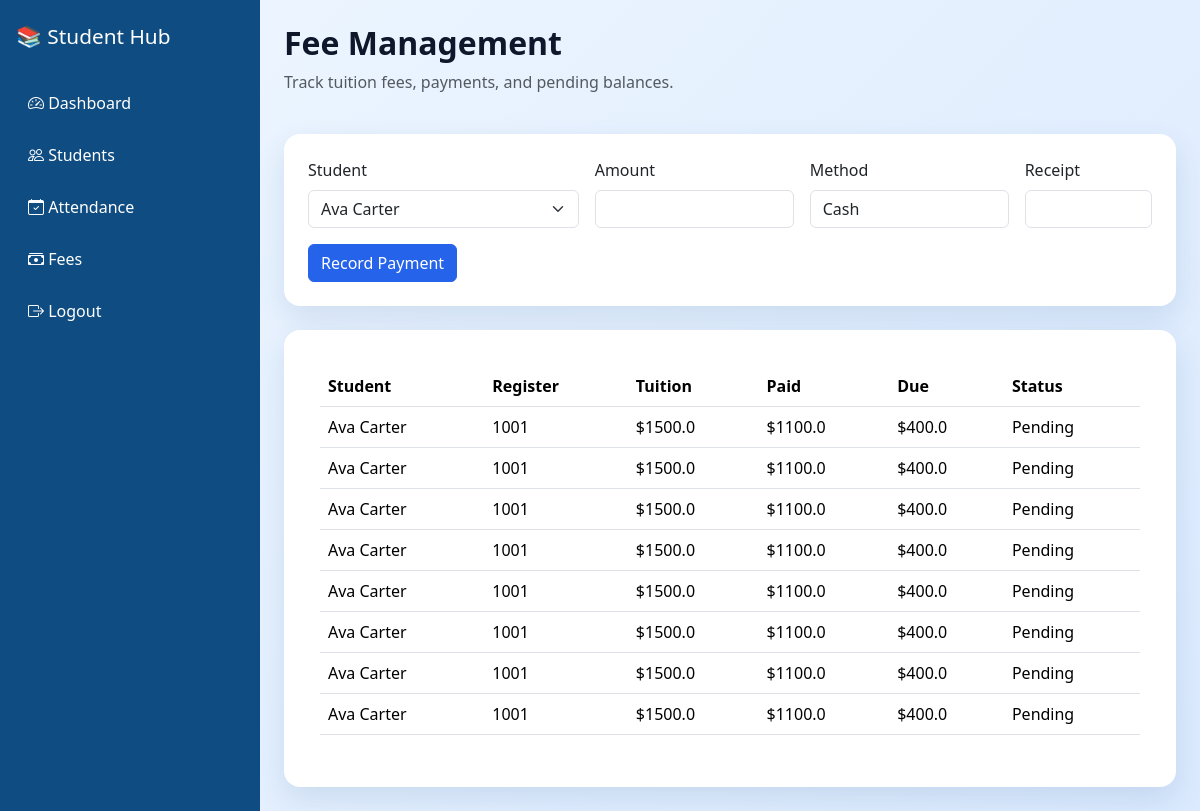
/admin/fees (signed in), run on an earlier commit of the app's database.
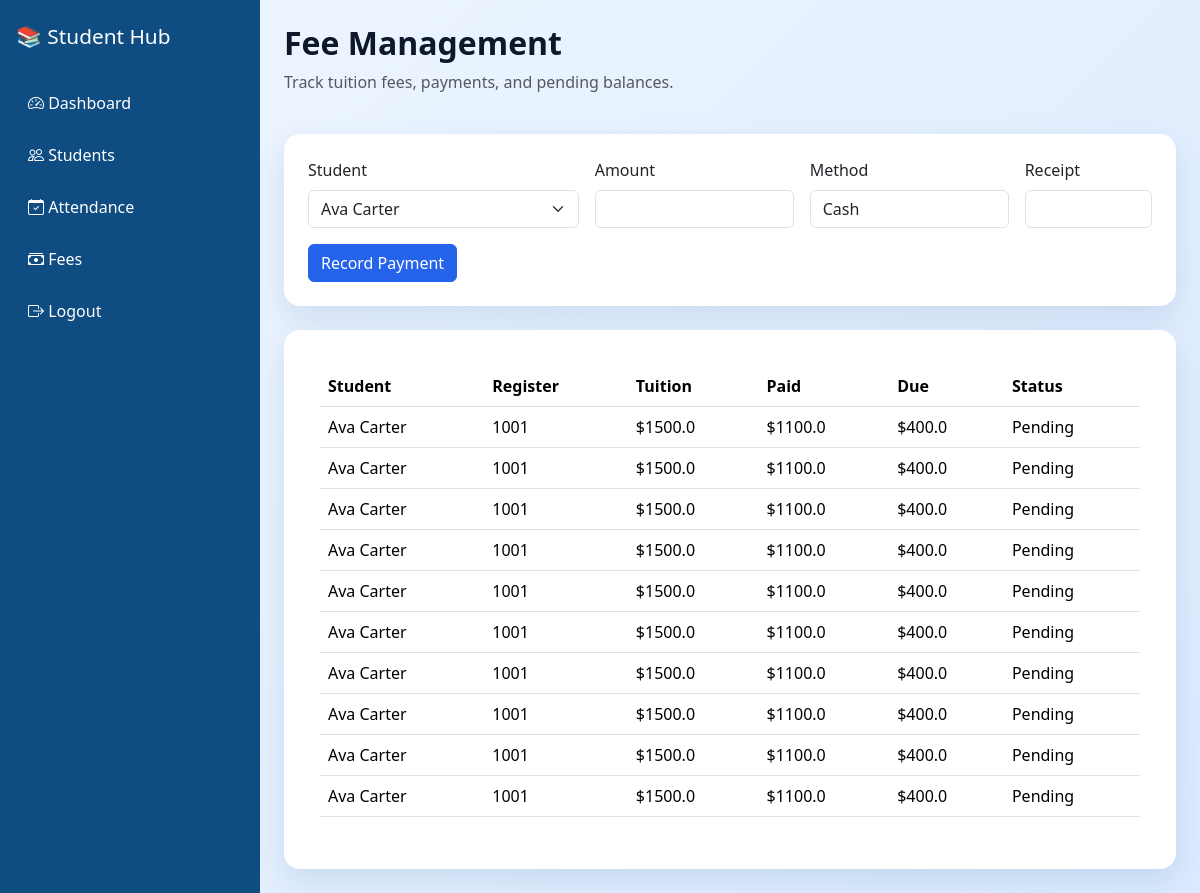
And on a later commit of the database.
### tables this page shows
CREATE TABLE fees (
            id INTEGER PRIMARY KEY AUTOINCREMENT,
            student_id INTEGER NOT NULL,
            tuition_fee REAL NOT NULL DEFAULT 0,
            due_amount REAL NOT NULL DEFAULT 0,
            paid_amount REAL NOT NULL DEFAULT 0,
            status TEXT NOT NULL DEFAULT 'Pending',
            due_date TEXT,
            FOREIGN KEY(student_id) REFERENCES students(id) ON DELETE CASCADE
        );

CREATE TABLE students (
            id INTEGER PRIMARY KEY AUTOINCREMENT,
            register_number TEXT UNIQUE NOT NULL,
            full_name TEXT NOT NULL,
            email TEXT,
            phone TEXT,
            course TEXT,
            password TEXT NOT NULL,
            photo TEXT,
            created_at TEXT NOT NULL
        );

### app.py (the view, shortened to what this page needs)
@app.route("/admin/fees", methods=["GET", "POST"])
@login_required(role="admin")
def admin_fees():
    db = get_db()
    fee_rows = db.execute(
        "SELECT s.id, s.full_name, s.register_number, f.tuition_fee, f.due_amount, f.paid_amount, f.status FROM students s LEFT JOIN fees f ON s.id = f.student_id ORDER BY s.full_name"
    ).fetchall()
    students = db.execute("SELECT id, full_name FROM students ORDER BY full_name").fetchall()
    return render_template("fees.html", fee_rows=fee_rows, students=students)

### app.py (called while the page is built)
def get_db():
    if "db" not in g:
        conn = sqlite3.connect(app.config["DATABASE_PATH"])
        conn.row_factory = sqlite3.Row
        g.db = conn
    return g.db

def login_required(role=None):
    def decorator(view):
        @wraps(view)
        def wrapped(*args, **kwargs):
            if "user_id" not in session or "user_role" not in session:
                return redirect(url_for("login"))
            if role and session.get("user_role") != role:
                return redirect(url_for("dashboard") if session.get("user_role") == "admin" else url_for("student_dashboard"))
            return view(*args, **kwargs)
        return wrapped
    return decorator

### templates/fees.html
{% extends 'base.html' %}
{% block content %}
<div class="d-flex justify-content-between align-items-center mb-4">
  <div><h2 class="fw-bold">Fee Management</h2><p class="text-muted">Track tuition fees, payments, and pending balances.</p></div>
</div>
<form class="card p-4 mb-4" method="post">
  <div class="row g-3">
    <div class="col-md-4"><label class="form-label">Student</label><select class="form-select" name="student_id">{% for student in students %}<option value="{{ student.id }}">{{ student.full_name }}</option>{% endfor %}</select></div>
    <div class="col-md-3"><label class="form-label">Amount</label><input class="form-control" type="number" step="0.01" name="amount" required /></div>
    <div class="col-md-3"><label class="form-label">Method</label><input class="form-control" name="method" value="Cash" /></div>
    <div class="col-md-2"><label class="form-label">Receipt</label><input class="form-control" name="receipt_number" /></div>
    <div class="col-12"><button class="btn btn-primary">Record Payment</button></div>
  </div>
</form>
<div class="card p-4">
  <div class="table-responsive">
    <table class="table table-hover">
      <thead><tr><th>Student</th><th>Register</th><th>Tuition</th><th>Paid</th><th>Due</th><th>Status</th></tr></thead>
      <tbody>
        {% for fee in fee_rows %}
        <tr>
          <td>{{ fee.full_name }}</td>
          <td>{{ fee.register_number }}</td>
          <td>${{ fee.tuition_fee }}</td>
          <td>${{ fee.paid_amount }}</td>
          <td>${{ fee.due_amount }}</td>
          <td>{{ fee.status }}</td>
        </tr>
        {% endfor %}
      </tbody>
    </table>
  </div>
</div>
{% endblock %}

What changed in the data, as far as the page shows it:
added fees: full_name "Ava Carter", register_number "1001", tuition_fee "1500.0", paid_amount "1100.0", due_amount "400.0", status "Pending"
added fees: full_name "Ava Carter", register_number "1001", tuition_fee "1500.0", paid_amount "1100.0", due_amount "400.0", status "Pending"
